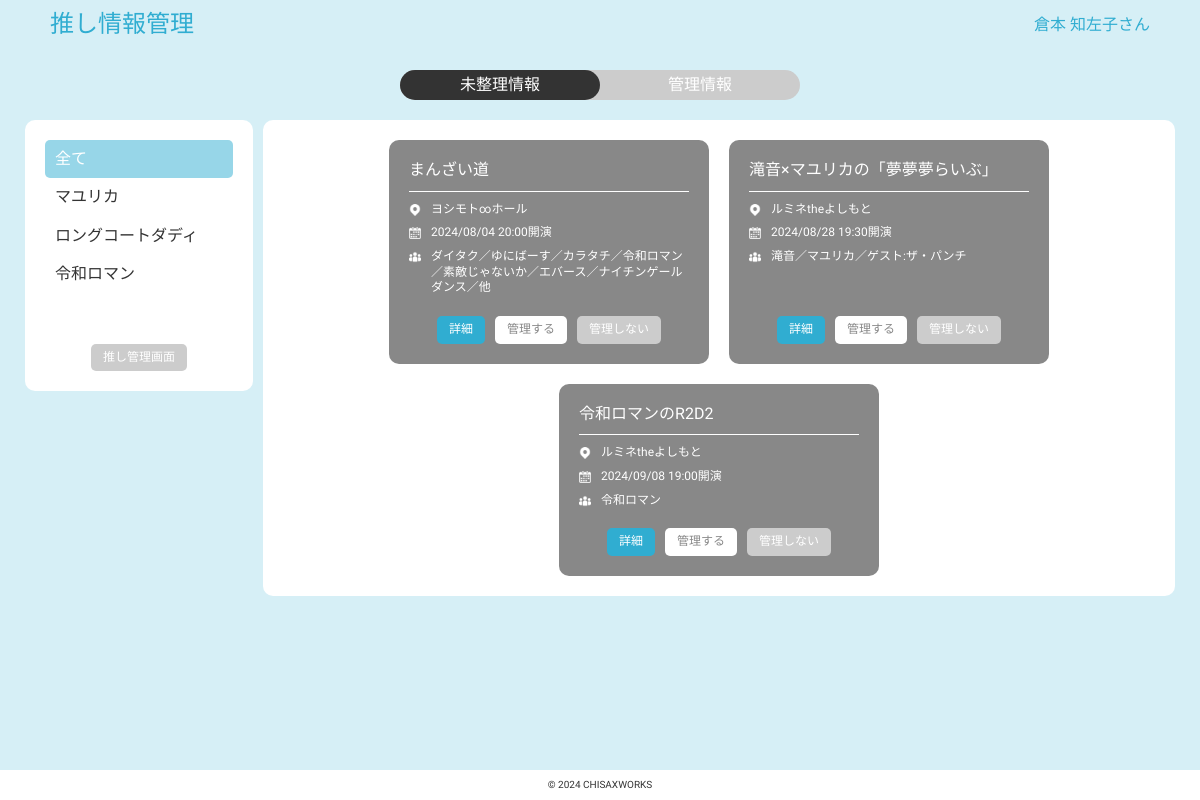
The page /main_un.php (signed in) on the database as committed earlier.
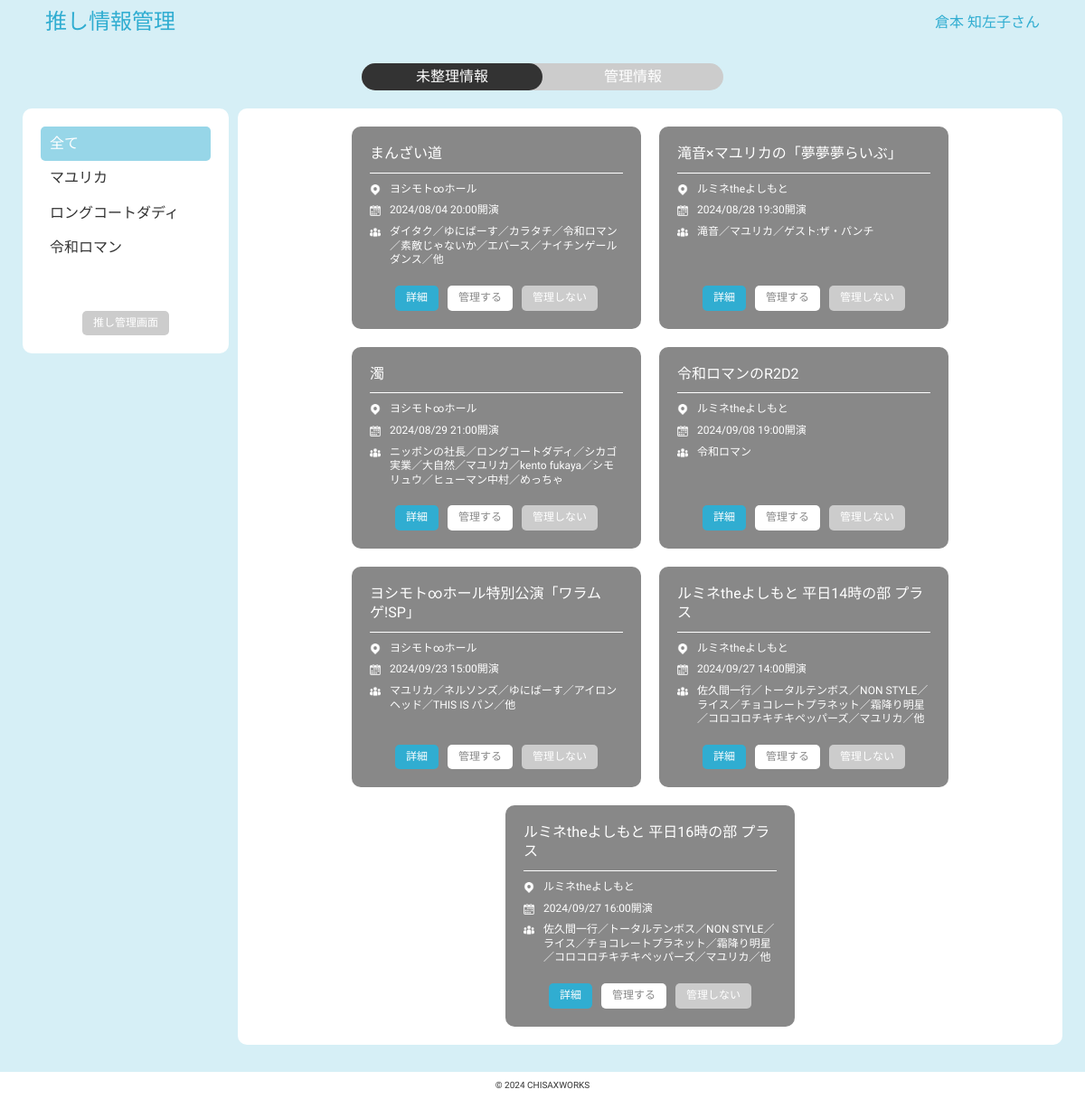
The same page on the database as committed later.
### tables this page shows
CREATE TABLE `favorite` (
  `ent_id` int(12) NOT NULL,
  `ent_name` varchar(255) NOT NULL,
  `ent_type` varchar(30) NOT NULL,
  `user_id` int(12) NOT NULL,
  `createdDate` datetime NOT NULL,
  `modifiedDate` datetime NOT NULL
);

CREATE TABLE `event` (
  `event_id` int(12) NOT NULL,
  `event_name` varchar(255) NOT NULL,
  `venue_id` int(12) NOT NULL,
  `event_startDate` date NOT NULL,
  `event_startTime` time NOT NULL,
  `event_openTime` time NOT NULL,
  `event_members` varchar(500) NOT NULL,
  `event_source` varchar(30) NOT NULL,
  `isActive` int(1) NOT NULL DEFAULT '1',
  `createdDate` datetime NOT NULL,
  `modifiedDate` datetime NOT NULL
);

CREATE TABLE `venue` (
  `venue_id` int(12) NOT NULL,
  `venue_name` varchar(255) NOT NULL,
  `venue_pref` varchar(4) NOT NULL,
  `createdDate` datetime NOT NULL,
  `modifiedDate` datetime NOT NULL
);

### main_un.php (called while the page is built, shortened)
<?php
require_once('funcs.php');
?>
<?php include("head.php");?>
<?php include("unmanaged.php");?>

### funcs.php (called while the page is built, shortened)
<?php
function h($str){
    return htmlspecialchars($str, ENT_QUOTES, 'UTF-8');
}
?>

### unmanaged.php (the view, shortened to what this page needs)
<?php
$pdo = db_conn();
$ent_id = $_GET['entid'];
$userid = $_SESSION["userid"];
$stmt1 = $pdo->prepare("SELECT ent_id, ent_name FROM favorite WHERE user_id = $userid");
$status1 = $stmt1->execute();
if ($status1==false) {
    sql_error($stmt1);
}else{
    $favCount = 0;
    while( $f_result = $stmt1->fetch(PDO::FETCH_ASSOC)){
        $favCount++;
        if($f_result['ent_id'] == $ent_id){
            $favli .= '<a class="favli_link active_fav" href="main_un.php?entid=' . h($f_result['ent_id']) . '"><li>' . h($f_result['ent_name']) . '</li></a>';
        }else{
            $favli .= '<a class="favli_link" href="main_un.php?entid=' . h($f_result['ent_id']) . '"><li>' . h($f_result['ent_name']) . '</li></a>';
        }
        if($favCount == 1){
            $forfilter .= "event_members LIKE '%". h($f_result['ent_name']) ."%'";
        }else{
            $forfilter .= " OR event_members LIKE '%". h($f_result['ent_name']) ."%'";
        }
    }
    if($ent_id == 0){
        $favall = '<a class="favli_link active_fav" href="main_un.php"><li>全て</li></a>';
    }else{
        $favall = '<a class="favli_link" href="main_un.php"><li>全て</li></a>';
        $ed_close = '<a href="main_un.php?entid=' . h($ent_id) . '" class="ed_close_btn">×</a>';
    }
}
$stmt2 = $pdo->prepare("SELECT ent_name FROM favorite WHERE ent_id = :ent_id");
$stmt2->bindValue(':ent_id', $ent_id, PDO::PARAM_INT);
$status2 = $stmt2->execute();
if($status2 === false){
    sql_error($stmt2);
} else {
    $n_val = $stmt2->fetch();
}
if($n_val['ent_name']){
    $filter = "event_members LIKE '%" . h($n_val['ent_name']) ."%'";
}else{
    $filter = "(" . $forfilter . ")";
}
$stmt3 = $pdo->prepare("SELECT event.event_id, event_name, DATE_FORMAT(event_startDate, '%Y/%m/%d') as event_startDate,
                            DATE_FORMAT(event_startTime, '%H:%i') as event_startTime,
                            DATE_FORMAT(event_openTime,'%H:%i') as event_openTime, event_members, venue_name, venue_pref
                        FROM event
                        JOIN venue on event.venue_id = venue.venue_id
                        LEFT JOIN(
                            SELECT event_id FROM event_mg_tbl WHERE user_id = $userid GROUP BY event_id
                        ) AS temptbl ON event.event_id = temptbl.event_id
                        WHERE temptbl.event_id IS NULL AND $filter AND event_startDate >= CURDATE()
                        ORDER BY event_startDate");
$status3 = $stmt3->execute();
$item="";
if ($status3==false) {
    sql_error($stmt3);
}else{
    while( $n_result = $stmt3->fetch(PDO::FETCH_ASSOC)){
        $item .= '<div class="item">';
        $item .= '<div class="item_sub"><p class="ename">' . h($n_result['event_name']) . '</p>';
        $item .= '<p><img src="img/venue.png" alt="会場">' . h($n_result['venue_name']) . '</p>';
        $item .= '<p><img src="img/date.png" alt="公演日時">' . h($n_result['event_startDate']) .' '. h($n_result['event_startTime']) . '開演</p>';
        $item .= '<p><img src="img/entertainer.png" alt="出演者">' . h($n_result['event_members']) . '</p></div>';
        if($ent_id){
            $item .= '<div class="mg_btn_wrap"><a class="mgact_btn ed_btn" href="main_un.php?edid=' . h($n_result['event_id']) . '&entid=' . $ent_id . '">詳細</a>';
        }else{
            $item .= '<div class="mg_btn_wrap"><a class="mgact_btn ed_btn" href="main_un.php?edid=' . h($n_result['event_id']) . '">詳細</a>';
        }
        $item .= '<a class="mgact_btn start_mg" href="add_mg.php?id=' . h($n_result['event_id']) . '">管理する</a>';
        $item .= '<a class="mgsub_btn outof_mg" href="outof_mg.php?id=' . h($n_result['event_id']) . '">管理しない</a></div></div>';
    }
}
?>
<div class="tab_wrap">
    <a href="main_un.php" class="tab_item active_tab">未整理情報</a>
    <a href="main_mg.php" class="tab_item">管理情報</a>
</div>
<div class="main_area">
    <div class="filter_area">
        <ul class="filter_favlist">
            <?= $favall ?>
            <?= $favli ?>
        </ul>
        <div class="mg_btn_wrap">
            <a href="favorite.php" class="mgsub_btn">推し管理画面</a>
        </div>
    </div>
    <div class="data_area">
        <?= $item ?>
    </div>
</div>

### head.php (shortened to what this page needs)
<!DOCTYPE html>
<html lang="ja">
<head>
    <link rel="stylesheet" href="css/reset2.css">
    <link rel="stylesheet" href="css/style.css">
</head>
<body>
    <header>
        <h1>推し情報管理</h1>
        <button class="userinfo"><?= $_SESSION["username"] ?>さん</button>
    </header>
    <main>
        <div class="inner">

### css/style.css (style rules this page uses)
body { font-family: "Kiwi Maru", "Noto Sans JP", "Hiragino Kaku Gothic ProN", "Arial", "Yu Gothic", "Meiryo", sans-serif; background-color: #d6eff6; color: #333333; overflow-y: scroll; }
header { background-color: #d6eff6; color: #30add1; height: 50px; display: flex; justify-content: space-between; align-items: center; position: fixed; top: 0; z-index: 10; width: 100%; padding: 10px 50px; }
.inner { padding: 50px 25px 30px; min-height: calc(100vh - 30px); margin: 0 auto; }
footer { background-color: #ffffff; height: 30px; display: flex; justify-content: center; align-items: center; }
h1 { font-size: 24px; font-weight: 500; }
.data_area { font-size: 12px; font-weight: 400; }
.ename,.filter_area { font-size: 16px; font-weight: 400; }
footer { font-size: 10px; font-weight: 400; }
.userinfo { cursor: pointer; position: relative; }
.mgact_btn, .mgsub_btn { padding: 7px 12px; font-size: 12px; border-radius: 5px; }
.mgact_btn { background-color: #ffffff; color: #888888; }
.mgsub_btn { background-color: #cccccc; color: #ffffff; }
.ed_btn { background-color: #30add1; color: #ffffff; }
.mg_btn_wrap { display: flex; column-gap: 10px; justify-content: center; }
.main_area { display: flex; column-gap: 10px; }
.filter_area { width: 20%; padding: 20px; background-color: #ffffff; border-radius: 10px; height: fit-content; }
.data_area { padding: 20px; background-color: #ffffff; border-radius: 10px; display: flex; gap: 20px; justify-content: center; flex-wrap: wrap; height: fit-content; }
.tab_wrap { color: #ffffff; background-color: #cccccc; margin: 20px auto; border-radius: 15px; display: flex; width: fit-content; }
.tab_item { border-radius: 15px; width: 200px; height: 30px; line-height: 30px; text-align: center; }
.active_tab { background-color: #333333; }
.filter_area .mgsub_btn { margin-top: 50px; }
.filter_favlist { display: flex; flex-direction: column; }
.favli_link { padding: 10px; border-radius: 5px; }
.active_fav { background-color: #97d6e8; color: #ffffff; }
.item { color: #ffffff; background-color: #888888; border-radius: 10px; padding: 20px; width: 320px; display: flex; flex-direction: column; justify-content: space-between; row-gap: 20px; }
.item_sub { display: flex; flex-direction: column; row-gap: 8px; line-height: 1.3; }
.ename { border-bottom: 1px solid #ffffff; padding-bottom: 10px; margin-bottom: 2px; }
.item p { display: flex; align-items: flex-start; }
.item img { width: 12px; margin-right: 10px; padding-top: 2px; }

Rows that differ between the two databases and show on the page:
added event: event_name "濁", venue.venue_name "ヨシモト∞ホール", event_startDate "2024/08/29", event_startTime "21:00", event_members "ニッポンの社長／ロングコートダディ／シカゴ実業／大自然／マユリカ／kento fukaya／シモリュウ／ヒューマン中村／めっちゃ"
added event: event_name "ヨシモト∞ホール特別公演「ワラムゲ!SP」", venue.venue_name "ヨシモト∞ホール", event_startDate "2024/09/23", event_startTime "15:00", event_members "マユリカ／ネルソンズ／ゆにばーす／アイロンヘッド／THIS IS パン／他"
added event: event_name "ルミネtheよしもと 平日14時の部 プラス", venue.venue_name "ルミネtheよしもと", event_startDate "2024/09/27", event_startTime "14:00", event_members "佐久間一行／トータルテンボス／NON STYLE／ライス／チョコレートプラネット／霜降り明星／コロコロチキチキペッパーズ／マユリカ／他"
added event: event_name "ルミネtheよしもと 平日16時の部 プラス", venue.venue_name "ルミネtheよしもと", event_startDate "2024/09/27", event_startTime "16:00", event_members "佐久間一行／トータルテンボス／NON STYLE／ライス／チョコレートプラネット／霜降り明星／コロコロチキチキペッパーズ／マユリカ／他"
